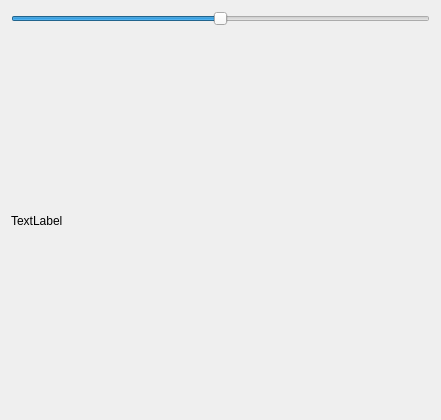
<?xml version="1.0" encoding="UTF-8"?>
<ui version="4.0">
 <class>BinarySampleDialog</class>
 <widget class="QDialog" name="BinarySampleDialog">
  <property name="geometry">
   <rect>
    <x>0</x>
    <y>0</y>
    <width>441</width>
    <height>420</height>
   </rect>
  </property>
  <property name="windowTitle">
   <string>Dialog</string>
  </property>
  <layout class="QGridLayout" name="gridLayout">
   <item row="0" column="0">
    <widget class="QSlider" name="horizontalSlider">
     <property name="maximum">
      <number>256</number>
     </property>
     <property name="value">
      <number>128</number>
     </property>
     <property name="orientation">
      <enum>Qt::Horizontal</enum>
     </property>
    </widget>
   </item>
   <item row="1" column="0">
    <widget class="QLabel" name="label">
     <property name="text">
      <string>TextLabel</string>
     </property>
    </widget>
   </item>
  </layout>
 </widget>
 <resources/>
 <connections/>
</ui>
